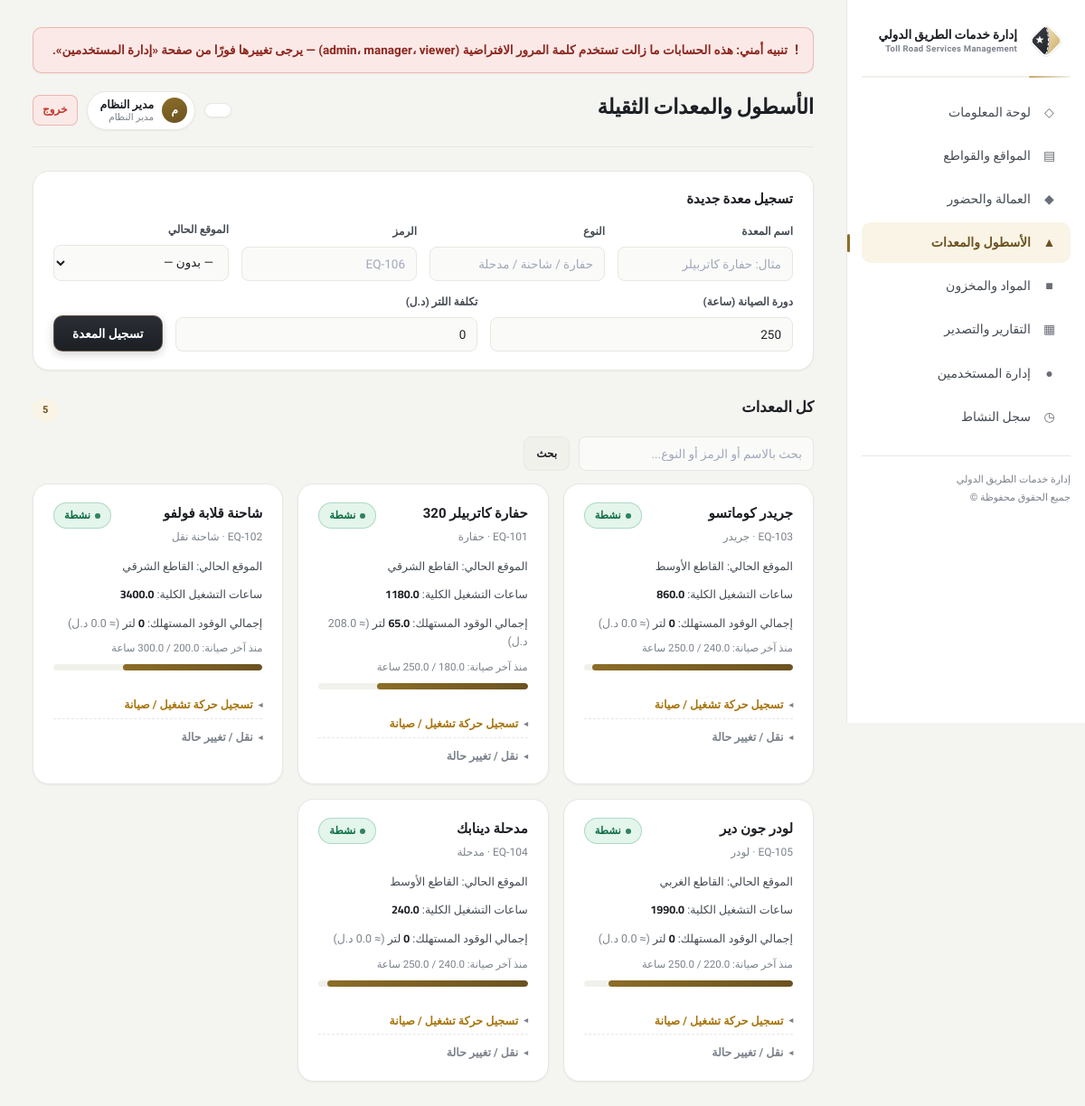
The page /equipment (signed in) on the database its author committed.
### tables this page shows
CREATE TABLE equipment (
    id                      INTEGER PRIMARY KEY AUTOINCREMENT,
    name                    TEXT NOT NULL,
    type                    TEXT,
    code                    TEXT NOT NULL UNIQUE,
    status                  TEXT NOT NULL DEFAULT 'نشطة',
    site_id                 INTEGER,
    operating_hours         REAL DEFAULT 0,
    last_maintenance_date   TEXT,
    maintenance_interval    REAL DEFAULT 250,
    hours_at_last_maint     REAL DEFAULT 0,
    fuel_cost_per_liter     REAL DEFAULT 0,
    FOREIGN KEY (site_id) REFERENCES sites(id)
);

CREATE TABLE sites (
    id              INTEGER PRIMARY KEY AUTOINCREMENT,
    name            TEXT NOT NULL,
    code            TEXT NOT NULL UNIQUE,
    km_from         REAL,
    km_to           REAL,
    progress_pct    REAL DEFAULT 0,      -- نسبة الإنجاز الفعلي
    budget          REAL DEFAULT 0,      -- الميزانية المعتمدة
    spent           REAL DEFAULT 0,      -- المصروف الفعلي
    manager_name    TEXT,                -- مدير الموقع المسؤول
    latitude        REAL,                -- إحداثيات الموقع (لخريطة الموقع)
    longitude       REAL,
    status          TEXT NOT NULL DEFAULT 'قيد التنفيذ',  -- قيد التنفيذ | متوقف | مكتمل
    created_at      TEXT DEFAULT (datetime('now'))
);

### app.py (the view, shortened to what this page needs)
@app.route("/equipment", methods=["GET", "POST"])
@login_required
def equipment():
    db = get_db()
    q = request.args.get("q", "").strip()
    query = """SELECT e.*, s.name as site_name,
                      (e.operating_hours - e.hours_at_last_maint) as hours_since_maint
               FROM equipment e LEFT JOIN sites s ON s.id = e.site_id"""
    params = []
    if q:
        query += " WHERE e.name LIKE ? OR e.code LIKE ? OR e.type LIKE ?"
        params = [f"%{q}%", f"%{q}%", f"%{q}%"]
    query += " ORDER BY e.name"
    all_equipment = db.execute(query, params).fetchall()
    all_sites = db.execute("SELECT * FROM sites ORDER BY km_from").fetchall()
    fuel_costs = {}
    for row in db.execute(
        """SELECT equipment_id, SUM(fuel_liters) as total_liters
           FROM equipment_logs GROUP BY equipment_id"""
    ).fetchall():
        fuel_costs[row["equipment_id"]] = row["total_liters"] or 0
    db.close()
    return render_template(
        "equipment.html", equipment=all_equipment, sites=all_sites, q=q,
        fuel_costs=fuel_costs,
    )

### app.py (called while the page is built, shortened)
def ensure_db():
    ok = False
    if os.path.exists(DB_PATH) and os.path.getsize(DB_PATH) > 0:
        try:
            db = get_db()
            ok = db.execute(
                "SELECT 1 FROM sqlite_master WHERE type='table' AND name='users'"
            ).fetchone() is not None
            db.close()
        except Exception:
            ok = False
    if not ok:
        init_db(seed=True)

def _check_default_passwords():
    global _default_pw_checked
    if _default_pw_checked:
        return

def _client_ip():
    if BEHIND_PROXY:
        fwd = request.headers.get("X-Forwarded-For", "")
        if fwd:
            return fwd.split(",")[0].strip()
    return request.remote_addr or "unknown"

def csrf_token():
    token = session.get("csrf_token")
    if not token:
        token = secrets.token_urlsafe(32)
        session["csrf_token"] = token
    return token

def _verify_csrf():
    if request.method != "POST":
        return None

@app.before_request
def _before():
    ensure_db()
    _check_default_passwords()
    if session.get("user_id") and not session.permanent:
        session.permanent = True
    denied = _verify_csrf()
    if denied is not None:
        return denied

def login_required(view):
    @wraps(view)
    def wrapped(*args, **kwargs):
        if not session.get("user_id"):
            flash("يجب تسجيل الدخول أولاً", "error")
            return redirect(url_for("login", next=request.path))
        return view(*args, **kwargs)
    return wrapped

@app.context_processor
def inject_user():
    return {
        "current_user": {
            "id": session.get("user_id"),
            "username": session.get("username"),
            "full_name": session.get("full_name"),
            "role": session.get("role"),
            "role_label": ROLE_LABELS.get(session.get("role"), ""),
        },
        "current_user_id": session.get("user_id"),
        "can_edit": session.get("role") in ("admin", "manager"),
        "is_admin": session.get("role") == "admin",
        "csrf_token": csrf_token,
        "app_name": APP_NAME_AR,
        "app_name_en": APP_NAME_EN,
        "show_demo_accounts": (
            SHOW_DEMO_ACCOUNTS if _DEMO_FLAG_SET else bool(DEFAULT_PASSWORD_USERS)
        ),
        "default_password_users": DEFAULT_PASSWORD_USERS,
    }

### database.py (called while the page is built)
def get_db():
    conn = sqlite3.connect(DB_PATH, timeout=10)
    conn.row_factory = sqlite3.Row
    conn.execute("PRAGMA foreign_keys = ON")
    conn.execute("PRAGMA busy_timeout = 5000")
    return conn

### templates/equipment.html (shortened to what this page needs)
{% extends "base.html" %}
{% block page_title %}الأسطول والمعدات الثقيلة{% endblock %}
{% block content %}
{% if can_edit %}
<div class="card section">
    <h2 class="card-title">تسجيل معدة جديدة</h2>
    <form method="post" class="form-inline">
        <div class="field"><label>اسم المعدة</label><input name="name" required placeholder="مثال: حفارة كاتربيلر"></div>
        <div class="field"><label>النوع</label><input name="type" placeholder="حفارة / شاحنة / مدحلة"></div>
        <div class="field"><label>الرمز</label><input name="code" required placeholder="EQ-106"></div>
        <div class="field">
            <label>الموقع الحالي</label>
            <select name="site_id">
                <option value="">— بدون —</option>
            </select>
        </div>
        <div class="field"><label>دورة الصيانة (ساعة)</label><input name="maintenance_interval" type="number" value="250"></div>
        <div class="field"><label>تكلفة اللتر (د.ل)</label><input name="fuel_cost_per_liter" type="number" step="0.1" value="0"></div>
        <button class="btn" type="submit">تسجيل المعدة</button>
    </form>
</div>
{% endif %}
<div class="section">
    <div class="section-head"><h2>كل المعدات</h2><span class="count-pill">{{ equipment|length }}</span></div>
    <form class="search-bar" method="get">
        <input type="text" name="q" value="{{ q }}" placeholder="بحث بالاسم أو الرمز أو النوع...">
        <button class="btn btn-ghost btn-small" type="submit">بحث</button>
    </form>
    {% if equipment %}
    <div class="grid grid-3">
    {% for e in equipment %}
        {% set ratio = (e.hours_since_maint / e.maintenance_interval * 100) if e.maintenance_interval else 0 %}
        {% set liters = fuel_costs.get(e.id, 0) %}
        <div class="card">
            <div class="eq-card-head">
                <div>
                    <strong>{{ e.name }}</strong><br>
                    <span class="eq-meta">{{ e.code }} · {{ e.type or 'غير محدد' }}</span>
                </div>
                {% if e.status == 'نشطة' %}<span class="badge badge-green">نشطة</span>
                {% elif e.status == 'تحت الصيانة' %}<span class="badge badge-amber">تحت الصيانة</span>
                {% else %}<span class="badge badge-red">متوقفة</span>{% endif %}
            </div>
            <div class="eq-line muted">
                الموقع الحالي: {{ e.site_name or '— غير محدد —' }}
            </div>
            <div class="eq-line">
                ساعات التشغيل الكلية: <strong>{{ e.operating_hours|round(1) }}</strong>
            </div>
            <div class="eq-line">
                إجمالي الوقود المستهلك: <strong>{{ liters|round(1) }}</strong> لتر
                {% if e.fuel_cost_per_liter %}<span class="muted">(≈ {{ (liters * e.fuel_cost_per_liter)|round(0) }} د.ل)</span>{% endif %}
            </div>
            <div class="eq-sub">
                منذ آخر صيانة: {{ e.hours_since_maint|round(1) }} / {{ e.maintenance_interval|round(0) }} ساعة
            </div>
            <div class="progress-bar {{ 'danger' if ratio >= 100 }}">
                <span style="width: {{ [ratio, 100]|min }}%;"></span>
            </div>
            {% if can_edit %}
            <details>
                <summary style="color: var(--amber);">تسجيل حركة تشغيل / صيانة</summary>
            </details>
            <details>
                <summary style="color: var(--muted);">نقل / تغيير حالة</summary>
            </details>
            {% endif %}
        </div>
    {% endfor %}
    </div>
    {% else %}
        <div class="empty">لا توجد معدات مطابقة.</div>
    {% endif %}
</div>
{% endblock %}

### rows shown on the page
equipment: name "جريدر كوماتسو", type "جريدر", status "نشطة", name "القاطع الأوسط", operating_hours "860.0", liters "0", (liters*e.fuel_cost_per_liter)|round(0) "0.0", {{ [ratio, 100]|min }} 96.0 (drawn)
equipment: name "حفارة كاتربيلر 320", type "حفارة", status "نشطة", name "القاطع الشرقي", operating_hours "1180.0", liters "65.0", (liters*e.fuel_cost_per_liter)|round(0) "208.0", {{ [ratio, 100]|min }} 72.0 (drawn)
equipment: name "شاحنة قلابة فولفو", type "شاحنة نقل", status "نشطة", name "القاطع الشرقي", operating_hours "3400.0", liters "0", {{ [ratio, 100]|min }} 66.66666666666666 (drawn)
equipment: name "لودر جون دير", type "لودر", status "نشطة", name "القاطع الغربي", operating_hours "1990.0", liters "0", (liters*e.fuel_cost_per_liter)|round(0) "0.0", {{ [ratio, 100]|min }} 88.0 (drawn)
equipment: name "مدحلة دينابك", type "مدحلة", status "نشطة", name "القاطع الأوسط", operating_hours "240.0", liters "0", hours_since_maint "240.0", {{ [ratio, 100]|min }} 96.0 (drawn)

### other values the page prints
{{ default_password_users|join('، ') }} "admin، manager، viewer"
{{ current_user.full_name[0] if current_user.full_name else '؟' }} "م"
{{ current_user.full_name }} "مدير النظام"
{{ current_user.role_label }} "مدير النظام"
{{ equipment|length }} "5"
